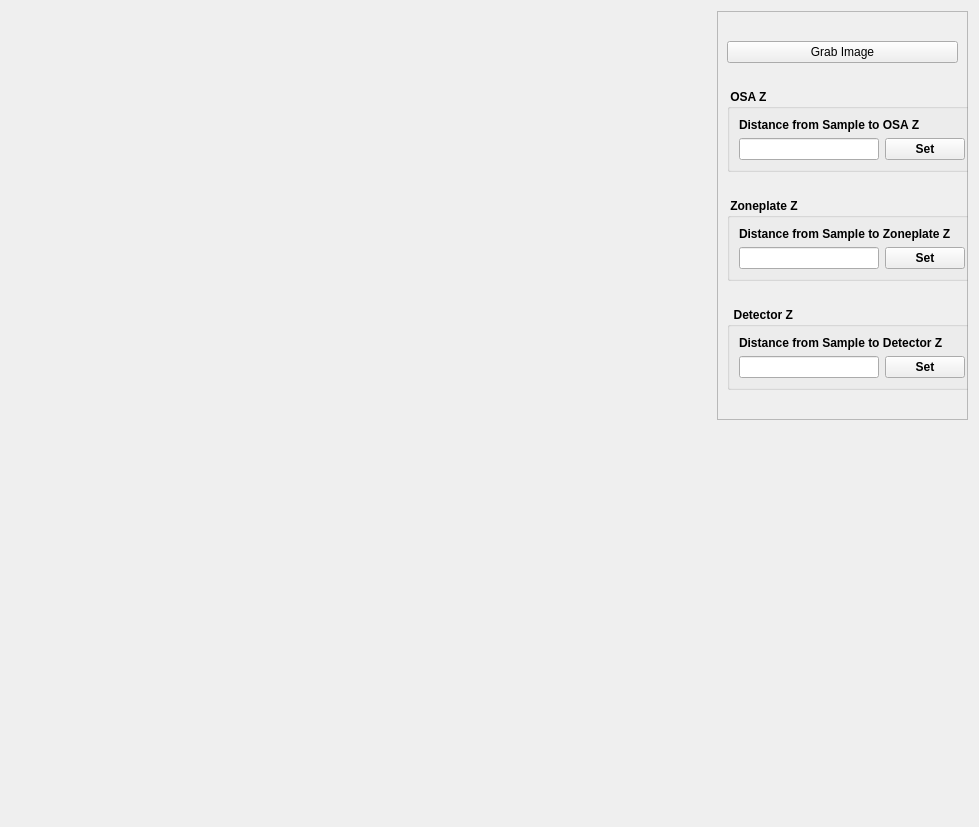
<?xml version="1.0" encoding="UTF-8"?>
<ui version="4.0">
 <class>Form</class>
 <widget class="QWidget" name="Form">
  <property name="geometry">
   <rect>
    <x>0</x>
    <y>0</y>
    <width>977</width>
    <height>827</height>
   </rect>
  </property>
  <property name="maximumSize">
   <size>
    <width>11111111</width>
    <height>111111</height>
   </size>
  </property>
  <property name="windowTitle">
   <string>Camera Ruler</string>
  </property>
  <layout class="QHBoxLayout" name="horizontalLayout">
   <item>
    <widget class="QWidget" name="plotFrame" native="true">
     <property name="sizePolicy">
      <sizepolicy hsizetype="Expanding" vsizetype="Expanding">
       <horstretch>0</horstretch>
       <verstretch>0</verstretch>
      </sizepolicy>
     </property>
     <property name="minimumSize">
      <size>
       <width>700</width>
       <height>0</height>
      </size>
     </property>
     <property name="maximumSize">
      <size>
       <width>16777215</width>
       <height>16777215</height>
      </size>
     </property>
    </widget>
   </item>
   <item>
    <layout class="QVBoxLayout" name="verticalLayout_5">
     <item>
      <widget class="QFrame" name="frame">
       <property name="maximumSize">
        <size>
         <width>251</width>
         <height>16777215</height>
        </size>
       </property>
       <property name="frameShape">
        <enum>QFrame::StyledPanel</enum>
       </property>
       <property name="frameShadow">
        <enum>QFrame::Raised</enum>
       </property>
       <layout class="QVBoxLayout" name="verticalLayout_4">
        <item>
         <spacer name="verticalSpacer_5">
          <property name="orientation">
           <enum>Qt::Vertical</enum>
          </property>
          <property name="sizeType">
           <enum>QSizePolicy::Fixed</enum>
          </property>
          <property name="sizeHint" stdset="0">
           <size>
            <width>20</width>
            <height>20</height>
           </size>
          </property>
         </spacer>
        </item>
        <item>
         <widget class="QPushButton" name="grabBtn">
          <property name="maximumSize">
           <size>
            <width>16777215</width>
            <height>16777215</height>
           </size>
          </property>
          <property name="text">
           <string>Grab Image</string>
          </property>
         </widget>
        </item>
        <item>
         <spacer name="verticalSpacer">
          <property name="orientation">
           <enum>Qt::Vertical</enum>
          </property>
          <property name="sizeType">
           <enum>QSizePolicy::Fixed</enum>
          </property>
          <property name="sizeHint" stdset="0">
           <size>
            <width>20</width>
            <height>20</height>
           </size>
          </property>
         </spacer>
        </item>
        <item>
         <widget class="QGroupBox" name="groupBox_3">
          <property name="minimumSize">
           <size>
            <width>250</width>
            <height>0</height>
           </size>
          </property>
          <property name="maximumSize">
           <size>
            <width>16777215</width>
            <height>16777215</height>
           </size>
          </property>
          <property name="font">
           <font>
            <weight>75</weight>
            <bold>true</bold>
           </font>
          </property>
          <property name="title">
           <string> OSA Z</string>
          </property>
          <layout class="QVBoxLayout" name="verticalLayout_3">
           <item>
            <widget class="QLabel" name="label_3">
             <property name="text">
              <string>Distance from Sample to OSA Z</string>
             </property>
            </widget>
           </item>
           <item>
            <layout class="QHBoxLayout" name="horizontalLayout_3">
             <item>
              <widget class="QLineEdit" name="osaZFld">
               <property name="alignment">
                <set>Qt::AlignCenter</set>
               </property>
              </widget>
             </item>
             <item>
              <widget class="QPushButton" name="osaZBtn">
               <property name="text">
                <string>Set</string>
               </property>
              </widget>
             </item>
            </layout>
           </item>
          </layout>
         </widget>
        </item>
        <item>
         <spacer name="verticalSpacer_2">
          <property name="orientation">
           <enum>Qt::Vertical</enum>
          </property>
          <property name="sizeType">
           <enum>QSizePolicy::Fixed</enum>
          </property>
          <property name="sizeHint" stdset="0">
           <size>
            <width>20</width>
            <height>20</height>
           </size>
          </property>
         </spacer>
        </item>
        <item>
         <widget class="QGroupBox" name="groupBox_2">
          <property name="minimumSize">
           <size>
            <width>250</width>
            <height>0</height>
           </size>
          </property>
          <property name="maximumSize">
           <size>
            <width>16777215</width>
            <height>16777215</height>
           </size>
          </property>
          <property name="font">
           <font>
            <weight>75</weight>
            <bold>true</bold>
           </font>
          </property>
          <property name="title">
           <string> Zoneplate Z</string>
          </property>
          <layout class="QVBoxLayout" name="verticalLayout_2">
           <item>
            <widget class="QLabel" name="label_2">
             <property name="text">
              <string>Distance from Sample to Zoneplate Z</string>
             </property>
            </widget>
           </item>
           <item>
            <layout class="QHBoxLayout" name="horizontalLayout_2">
             <item>
              <widget class="QLineEdit" name="zoneplateZFld">
               <property name="alignment">
                <set>Qt::AlignCenter</set>
               </property>
              </widget>
             </item>
             <item>
              <widget class="QPushButton" name="zoneplateZBtn">
               <property name="text">
                <string>Set</string>
               </property>
              </widget>
             </item>
            </layout>
           </item>
          </layout>
         </widget>
        </item>
        <item>
         <spacer name="verticalSpacer_3">
          <property name="orientation">
           <enum>Qt::Vertical</enum>
          </property>
          <property name="sizeType">
           <enum>QSizePolicy::Fixed</enum>
          </property>
          <property name="sizeHint" stdset="0">
           <size>
            <width>20</width>
            <height>20</height>
           </size>
          </property>
         </spacer>
        </item>
        <item>
         <widget class="QGroupBox" name="groupBox_4">
          <property name="minimumSize">
           <size>
            <width>250</width>
            <height>0</height>
           </size>
          </property>
          <property name="maximumSize">
           <size>
            <width>16777215</width>
            <height>16777215</height>
           </size>
          </property>
          <property name="font">
           <font>
            <weight>75</weight>
            <bold>true</bold>
           </font>
          </property>
          <property name="title">
           <string>  Detector Z </string>
          </property>
          <layout class="QVBoxLayout" name="verticalLayout">
           <item>
            <widget class="QLabel" name="label_4">
             <property name="text">
              <string>Distance from Sample to Detector Z</string>
             </property>
            </widget>
           </item>
           <item>
            <layout class="QHBoxLayout" name="horizontalLayout_4">
             <item>
              <widget class="QLineEdit" name="detZFld">
               <property name="alignment">
                <set>Qt::AlignCenter</set>
               </property>
              </widget>
             </item>
             <item>
              <widget class="QPushButton" name="detZBtn">
               <property name="text">
                <string>Set</string>
               </property>
              </widget>
             </item>
            </layout>
           </item>
          </layout>
         </widget>
        </item>
        <item>
         <spacer name="verticalSpacer_4">
          <property name="orientation">
           <enum>Qt::Vertical</enum>
          </property>
          <property name="sizeHint" stdset="0">
           <size>
            <width>20</width>
            <height>20</height>
           </size>
          </property>
         </spacer>
        </item>
       </layout>
      </widget>
     </item>
     <item>
      <spacer name="verticalSpacer_6">
       <property name="orientation">
        <enum>Qt::Vertical</enum>
       </property>
       <property name="sizeHint" stdset="0">
        <size>
         <width>20</width>
         <height>40</height>
        </size>
       </property>
      </spacer>
     </item>
    </layout>
   </item>
  </layout>
 </widget>
 <resources/>
 <connections/>
</ui>
